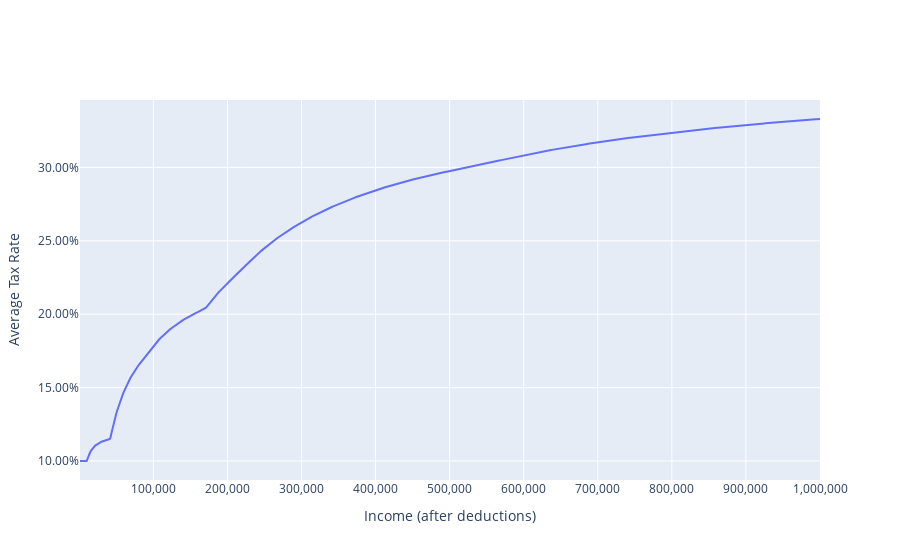

Write notebook code for a chart like this one.
### Code cell
# Scatter plot of average tax rate
fig = go.Figure()
trace  = go.Scatter(x=incomes, y=taxes/incomes, mode="lines")
fig.add_trace(trace)

# Formatting
fig.update_xaxes(title='Income (after deductions)',tickformat=",.0f")
fig.update_yaxes(title='Average Tax Rate',tickformat=",.2%")
fig.show()

### Figure 1 — Plotly figure (JSON) as saved in the notebook; plotly's stock layout.template omitted (floating-point values rounded to 4 significant figures; data arrays with more than 128 entries replaced by an {"elided": "..."} marker saying what was removed)
{"data": [{"mode": "lines", "type": "scatter", "x": {"elided": "1000 int values"}, "y": {"elided": "1000 float values"}}], "layout": {"xaxis": {"tickformat": ",.0f", "title": {"text": "Income (after deductions)"}}, "yaxis": {"tickformat": ",.2%", "title": {"text": "Average Tax Rate"}}}}
